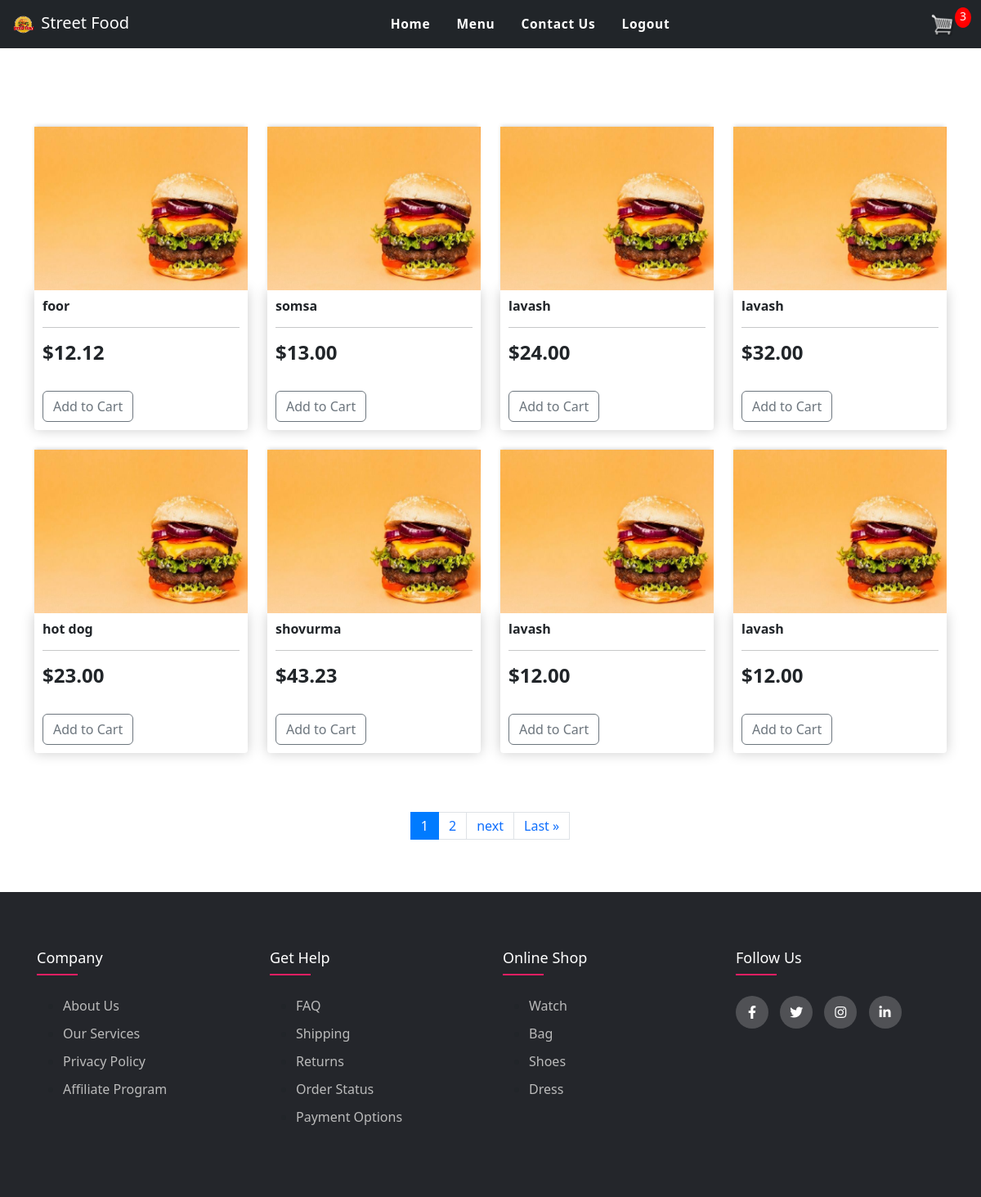
The app's page /menu/ (signed in) with its own data.
### streetfood/models.py (models this page shows, shortened)
class Product(models.Model):
    name = models.CharField(max_length=200)
    price = models.FloatField()
    image = models.ImageField(null=True, blank=True)
    @property
    def imageURL(self):
        try:
            url = self.image.url
        except:
            url = ''
        return url

### streetfood/views.py (the view, shortened to what this page needs)
# urls.py: path('menu/', views.menu, name="menu"),
def menu(request):
    products = Product.objects.all()
    p = Paginator(Product.objects.all(), 8)
    page = request.GET.get('page')
    pag = p.get_page(page)
    if request.user.is_authenticated:
        customer = request.user.customer
        order, created = Order.objects.get_or_create(customer=customer, complete=False)
        items = order.orderitem_set.all()
        cartItems = order.get_cart_items
    context = {'products':products, 'pag':pag, 'items':items, 'order':order, 'cartItems':cartItems}
    return render(request, 'store/menu.html', context)

### streetfood/models.py (called while the page is built)
    @property
    def get_cart_total(self):
        orderitems = self.orderitem_set.all()
        total = sum([item.get_total for item in orderitems])
        return total

    @property
    def get_cart_items(self):
        orderitems = self.orderitem_set.all()
        total = sum([item.quantity for item in orderitems])
        return total

    @property
    def get_total(self):
        total = self.product.price * self.quantity
        return total

### streetfood/templates/store/menu.html (shortened to what this page needs)
{% extends 'store/base.html' %}
{% load static %}
{% block content %}
<link href="https://cdn.jsdelivr.net/npm/bootstrap@5.3.3/dist/css/bootstrap.min.css" rel="stylesheet">
<link rel="stylesheet" type="text/css" href="https://cdnjs.cloudflare.com/ajax/libs/font-awesome/5.15.1/css/all.min.css">
<br><br>
<br><br>
<div class="row">
    {% for product in pag %}
    <div class="col-lg-3">
        <img class="thumbnail" src="{{ product.imageURL }}">
        <div class="box-element product">
            <h6><strong>{{ product.name }}</strong></h6>
            <hr>
            <h4 style="display: inline-block; float: center;"><strong>${{ product.price|floatformat:2 }}</strong></h4>
                <br><br>
                <button data-product="{{product.id}}" data-action="add" class="btn btn-outline-secondary add-btn update-cart" type="button">Add to Cart</button>
        </div>
        <br>
    </div>
    {% endfor %}
</div>
<br><br>
<nav aria-label="Page navigation example">
    <ul class="pagination justify-content-center">
    {% for i in pag.paginator.page_range %}
        {% if pag.number == i %}
        <li class="page-item active"><span class="page-link">{{ i }}</li>
        {% else %}
        <li class="page-item">
            <a class="page-link" href="?page={{ i }}">{{ i }}</a>
        </li>
        {% endif %}
    {% endfor %}
      <li class="page-item">
        {% if pag.has_next %}
            <li class="page-item">
                <a class="page-link" href="?page={{ pag.next_page_number }}">next</a>
            </li>
                <a class="page-link" href="?page={{ pag.paginator.num_pages }}">Last &raquo;</a>
        {% else %}
            <li class="page-item disabled"></li>
        {% endif %}
      </li>
    </ul>
</nav>
{% endblock content %}

### static/css/main.css (style rules this page uses)
body { background-image: url(https://t4.ftcdn.net/jpg/04/77/41/49/360_F_477414972_fCT8rvCa1KxIq0g9p51GmcRiQhl2PSvi.jpg); background-repeat: no-repeat; background-size: cover; }
::placeholder { color: #fff; font-family: Arial; }
body { background-color: hsl(0, 0%, 98%); }
h1,h2,h3,h4,h5,h6 { color:hsl(0, 0%, 30%); }
.box-element { box-shadow:hsl(0, 0%, 80%) 0 0 16px; background-color: #fff; border-radius: 4px; padding: 10px; }
.thumbnail { width: 100%; height: 200px; -webkit-box-shadow: -1px -3px 5px -2px rgba(214,214,214,1); -moz-box-shadow: -1px -3px 5px -2px rgba(214,214,214,1); box-shadow: -1px -3px 5px -2px rgba(214,214,214,1); }
.product { border-radius: 0 0 4px 4px; }
.btn { border-radius: 0; }

### streetfood/templates/store/base.html (style rules this page uses)
body { background-image: url(https://png.pngtree.com/background/20210710/original/pngtree-fast-food-light-yellow-hamburger-coke-chips-hot-coffee-tomato-sauce-picture-image_981064.jpg); background-repeat: no-repeat; background-size: cover; }
::placeholder { color: #fff; font-family: Arial; }
body { background-color: hsl(0, 0%, 98%); }
h1,h2,h3,h4,h5,h6 { color:hsl(0, 0%, 30%); }
.box-element { box-shadow:hsl(0, 0%, 80%) 0 0 16px; background-color: #fff; border-radius: 4px; padding: 10px; }
.thumbnail { width: 100%; height: 200px; -webkit-box-shadow: -1px -3px 5px -2px rgba(214,214,214,1); -moz-box-shadow: -1px -3px 5px -2px rgba(214,214,214,1); box-shadow: -1px -3px 5px -2px rgba(214,214,214,1); }
.product { border-radius: 0 0 4px 4px; }
.btn { border-radius: 0; }

### records on screen
Product: imageURL (picture), name "foor", price "12.12"
Product: imageURL (picture), name "somsa", price "13.00"
Product: imageURL (picture), name "lavash", price "24.00"
Product: imageURL (picture), name "lavash", price "32.00"
Product: imageURL (picture), name "hot dog", price "23.00"
Product: imageURL (picture), name "shovurma", price "43.23"
Product: imageURL (picture), name "lavash", price "12.00"
Product: imageURL (picture), name "lavash", price "12.00"

### other values on screen
{{ cartItems }} "3"
{{ i }} "1"
{{ i }} "2"
